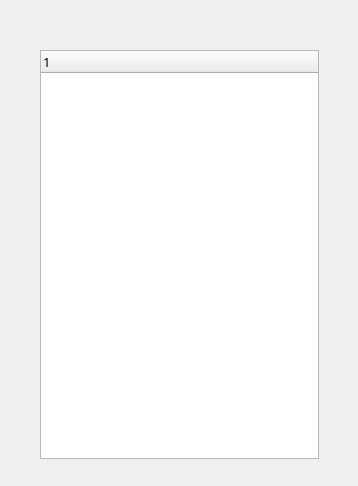
<?xml version="1.0" encoding="UTF-8"?>
<ui version="4.0">
 <class>ChatClientDlg</class>
 <widget class="QDialog" name="ChatClientDlg">
  <property name="geometry">
   <rect>
    <x>0</x>
    <y>0</y>
    <width>358</width>
    <height>486</height>
   </rect>
  </property>
  <property name="font">
   <font>
    <family>微软雅黑</family>
    <pointsize>10</pointsize>
   </font>
  </property>
  <property name="windowTitle">
   <string>对话管理</string>
  </property>
  <widget class="QTreeWidget" name="tr_user_list">
   <property name="geometry">
    <rect>
     <x>40</x>
     <y>50</y>
     <width>279</width>
     <height>409</height>
    </rect>
   </property>
   <column>
    <property name="text">
     <string notr="true">1</string>
    </property>
   </column>
  </widget>
 </widget>
 <layoutdefault spacing="6" margin="11"/>
 <resources/>
 <connections/>
</ui>
